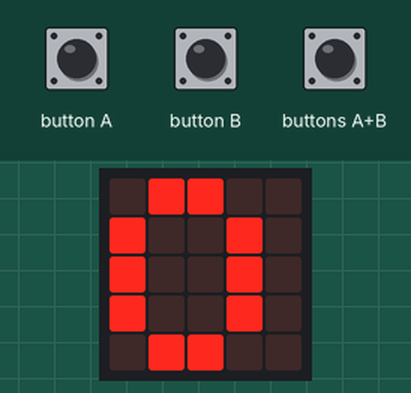
Recording of a program running on a simulated BBC micro:bit (MakeCode). Shown: the board's 5×5 LED display. The inputs (shaded band) are chosen by the test bench.

Above: at 1.9 s.
2.0 s: button A pressed for 0.15 s
At 2.6 s:
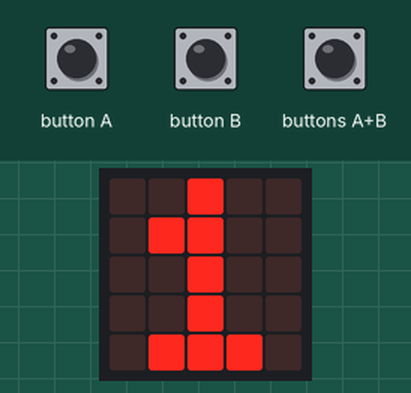
3.6 s: button A pressed for 0.15 s
At 5.0 s:
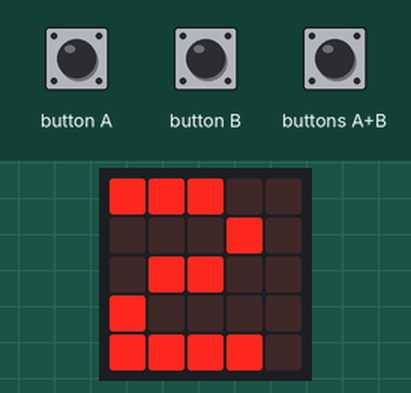
Timing chart, 0 to 6.6 s (numbered marks = the images above; inputs shaded):
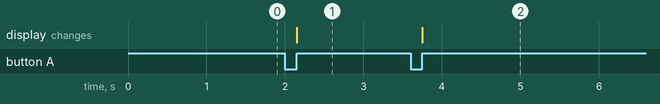

The program:

main.ts
```typescript
input.onButtonPressed(Button.A, function () {
    if (a == 0) {
        x += 1
        if (x == 10) {
            x = 0
        }
        basic.showNumber(x)
    } else if (a == 1) {
        y += 1
        if (y == 10) {
            y = 0
        }
        basic.showNumber(y)
    }
})
input.onButtonPressed(Button.AB, function () {
    a = 0
    x = 0
    y = 0
    z = 0
    basic.showNumber(x)
})
input.onButtonPressed(Button.B, function () {
    a += 1
    if (a == 1) {
        basic.showNumber(y)
    } else {
        basic.showNumber(x + y)
    }
})
let z = 0
let y = 0
let x = 0
let a = 0
a = 0
x = 0
y = 0
z = 0
basic.showNumber(x)
```

test.ts
```typescript
// Tady jsou testy. Při použití tohoto balíčku jako rozšíření nebude zkompilováno.
```

Measured:
- after the input at 2.0 s, the display: changes after 0.15 s (image 1)
- after the input at 3.6 s, the display: changes after 0.15 s (image 2)
